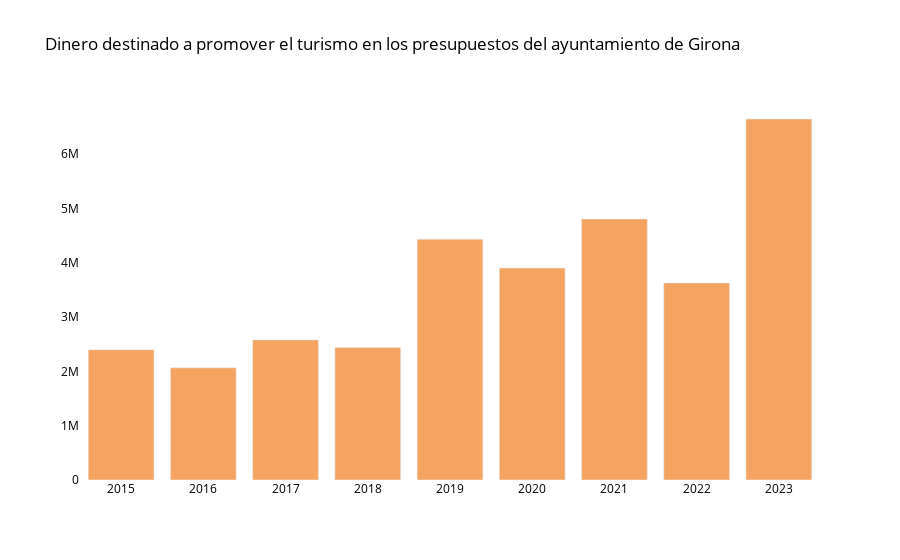

Notebook source saved alongside this figure:
### Markdown cell above
Ahora haremos el mismo gráfico en formato interactivo con la librería Plotly. Primero, tenemos que instalar e importar la librería. Luego le añadiremos las líneas necesarias para darle formato a la visualización.

### Code cell
#!pip install plotly
import plotly.graph_objects as go
from plotly.offline import init_notebook_mode, iplot
init_notebook_mode(connected=True)

trace1 = go.Bar(
    x = años,
    y = creditosturismo,
    name = 'Numero',
    marker=dict(color='#f4a460')
)
datas = [trace1]


# Creamos el layout
layout = dict(
            # Título
            title = dict( text = "Dinero destinado a promover el turismo en los presupuestos del ayuntamiento de Girona" ),
    font=dict(color='black'),
     xaxis = dict(
      tickmode = 'linear',
      tick0 = 2021,
      dtick = 1
   ),
     plot_bgcolor='white'       
         )
fig = go.Figure(data=datas, layout=layout)
iplot(fig) #Para mostrar el gráfico
#fig.write_html('../images/presupuestoturismo1523.html') # Lo guardamos en formato HTML para incrustarlo en la web

### Figure 1 — Plotly figure (JSON) as saved in the notebook; plotly's stock layout.template omitted (floating-point values rounded to 4 significant figures)
{"data": [{"marker": {"color": "#f4a460"}, "name": "Numero", "type": "bar", "x": ["2015", "2016", "2017", "2018", "2019", "2020", "2021", "2022", "2023"], "y": [2399000.0, 2065000.0, 2579000.0, 2437000.0, 4431000.0, 3901000.0, 4803000.0, 3626000.0, 6645000.0]}], "layout": {"font": {"color": "black"}, "plot_bgcolor": "white", "title": {"text": "Dinero destinado a promover el turismo en los presupuestos del ayuntamiento de Girona"}, "xaxis": {"dtick": 1, "tick0": 2021, "tickmode": "linear"}}}
